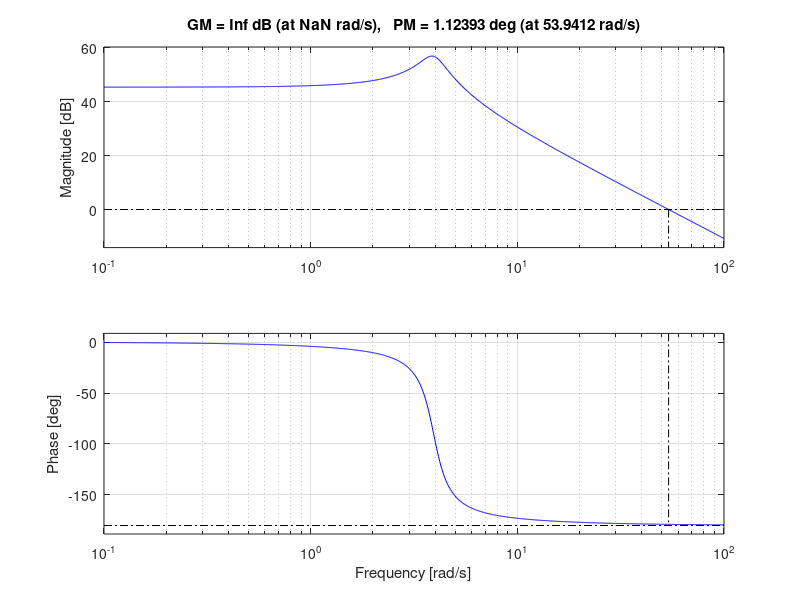

Reproduce this figure in MATLAB. (Note: this script raises an error after producing the figure.)

%Problem 4 
% Part a 

clc; 
close all;
clear all; 

% P Controller 
Kp = 550;
% Kp = 500
num = [0.25*Kp];
den = [0.0475 0.05 0.735];

sys = tf(num,den)
figure 
title('Open Loop Plot with a P Controller')
x1 = .01:.01:2*pi*1;
y1 = 26*ones(size(x1));
y2 = 0:0.01:26; 
x2 = 2*pi*1*ones(size(y2));
x3 = 2*pi*100:0.01:10000;
y3 = -20*ones(size(x3));
y4 = -20:0.01:100; 
x4 = 2*pi*100*ones(size(y4));

plot(x1,y1,'r',x2,y2,'r','LineWidth',1.5)
hold on 
plot(x3,y3,'r','LineWidth',1.5)
hold on 
plot(x4,y4,'r','LineWidth',1.5)
% plot(x3,y3)
hold on 
margin(sys)
opts = bodeoptions('cstprefs');
% opts.PhaseVisible = 'off';
% opts.FreqUnits = 'Hz';
opts.Xlim = [0.01 2*pi*100]; 
% opts.Ylim = [-40 80]
% axis([0:01 2*pi*100], [-40 80])
grid on 
hold on
bodeplot(sys,opts)
[Gm,Pm,Wgm,Wpm] = margin(sys)

%% Lead Compensator

alpha = 0.07; 
tau = 0.0527; 
k = 0.65; 

% alpha = 0.136; 
% tau = 0.0527; 
% k = 1.0; 


C_s = tf([k*tau k],[alpha*tau 1])

L_s = C_s*sys
figure 
% x1 = .01:.0001:1;
% y1 = 40*ones(size(x1));
plot(x1,y1,'r',x2,y2,'r','LineWidth',1.5)
hold on 
plot(x3,y3,'r','LineWidth',1.5)
hold on 
plot(x4,y4,'r','LineWidth',1.5)
% plot(x3,y3)
hold on 
margin(L_s)
hold on 
%%

figure 
cl_sys = feedback(sys*C_s, 1)
margin(cl_sys)
hold on 
figure 
step(cl_sys)
stepinfo(cl_sys)

%%
t = [0:0.01: 10];
w = 0.16;
u = sin(2*pi*w*t); 

y = lsim(cl_sys,u,t);
ylabel('Amplitude');
xlabel('Time (s)')
figure 
plot(t,y,t,u); 
legend('y', 'u')
ylabel('Amplitude');
xlabel('Time (s)')

hold on 

e = (u' - y) ; 
figure 
plot(t,e);
legend('eror')
